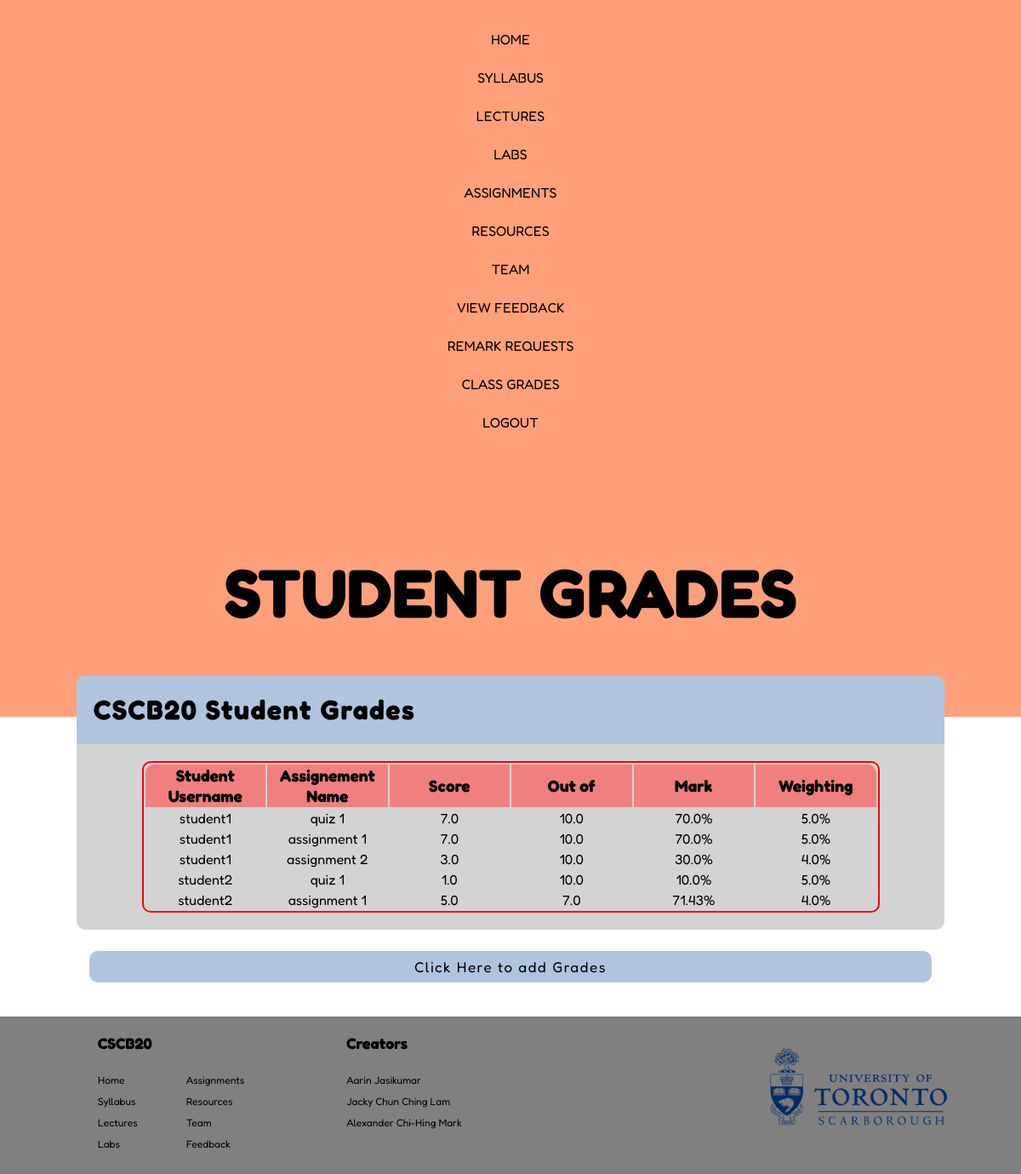
Screenshot of /studentGrades (signed in) with the database file from the repository.
### app.py (models this page shows)
class Assessments(db.Model):
    __tablename__ = 'Assessments'
    id = db.Column(db.Integer, primary_key = True)
    assignmentName= db.Column(db.String(20), nullable = False)
    score = db.Column(db.REAL, nullable=False)
    out_of = db.Column(db.REAL, nullable=False)
    mark = db.Column(db.REAL, nullable=False)
    weighting = db.Column(db.REAL, nullable=False)
    student_username = db.Column(db.String(20), db.ForeignKey('User.username'), nullable = False)
    regrade = db.Column(db.Text, nullable=False)
    def __repr__(self):
        return f"Assessments('{self.student_username}', '{self.assignmentName}', '{self.mark}')"

### app.py (the view)
@app.route('/studentGrades', methods = ['GET', 'POST'])
def studentGrades():
    if request.method == 'GET':
        query_assessment_result = query_assessment()
        print(query_assessment_result)
        return render_template('studentGrades.html',query_assessment_result = query_assessment_result)

### app.py (called while the page is built)
def query_assessment():
    user = session['person']
    print(user)
    if (user[1] == 'instructor'):
        query_assessment = Assessments.query.all()
        sorting(query_assessment)
    else:
        query_assessment = Assessments.query.filter_by(student_username = user[0])
    return query_assessment

def sorting(assessment_stuff):
    n = len(assessment_stuff)
    for i in range(n-1):
        for j in range(0, n-i-1):
            if assessment_stuff[j].student_username > assessment_stuff[j + 1].student_username :
                assessment_stuff[j], assessment_stuff[j + 1] = assessment_stuff[j + 1], assessment_stuff[j]

### templates/studentGrades.html (shortened to what this page needs)
{% extends "template.html" %}
{% block head %}
<!DOCTYPE html>
<html lang="en">
<head>
    <link rel="stylesheet" href="{{ url_for('static', filename='studentGrades.css') }}">
    <link rel="stylesheet" href="{{ url_for('static', filename='main.css') }}">
</head>
{% endblock %}
    {% block content %}
    <section id = "sub1" class = "subsection">
        <h1 class = "main-title">STUDENT GRADES</h1>
        <div class="card-container">
            <div class="cards">
                <div class="content">
                    <h2>CSCB20 Student Grades</h2>
                    <table class = "my_table">
                        <tr>
                            <th class = "top-left">Student Username</th>
                            <th>Assignement Name</th>
                            <th>Score</th>
                            <th>Out of</th>
                            <th>Mark</th>
                            <th class = "top-right">Weighting</th>
                        </tr>
                        {% for Assessments in query_assessment_result %}
                        <tr>
                          <td> {{ Assessments.student_username }}</td>
                          <td> {{ Assessments.assignmentName }}</td>
                          <td> {{ Assessments.score }}</td>
                          <td> {{ Assessments.out_of }}</td>
                          <td> {{ Assessments.mark }}%</td>
                          <td> {{ Assessments.weighting }}%</td>
                        </tr>
                        {% endfor %}
                    </table>
                </div>
            </div>
            <div class="content">
                <a href="{{ url_for('addgrades') }}" class="button">Click Here to add Grades</a>
            </div>
        </div>
    </section>
    {% endblock %}

### static/studentGrades.css (style rules this page uses)
.subsection { position: relative; display: flex; flex-direction: column; align-items: center; padding-bottom: 0; padding-top: 30px; }
.main-title { color: black; font-size: 500%; text-align: center; margin-top: 50px; margin-bottom: 0px; }
#sub1 { background-image: url("images/orange.png"); background-size: 100% 275px; background-repeat: no-repeat; }
.card-container { width: 85%; margin: 50px auto; margin-bottom: 20px; display: grid; grid-template-columns: auto; grid-gap: 25px; }
.cards { background-color: lightgray; box-shadow: 0px 4px 8px 0px (rgba(0,0,0.2)); border-radius: 10px; }
.content { display: grid; text-align: left; }
.content h2 { letter-spacing: 1.5px; background-color: lightsteelblue; height: 50px; margin: 0 0 ; padding-top: 20px; padding-bottom: 10px; padding-left: 20px; border-top-left-radius: 10px; border-top-right-radius: 10px; font-size: 200%; }
.content a { text-decoration: none; font-size: 17px; color: black; letter-spacing: 1.5px; display: inline-block; background-color: lightsteelblue; border-radius: 10px; padding: 8px 15px; margin: 0 15px; margin-bottom: 20px; }
.button { font-size: 100%; margin-top: 0px; background-color: lightcoral; border-radius: 10px; text-align: center; }
table { border: 1; table-layout: fixed; margin: 0px auto; margin-top: 20px; margin-bottom: 20px; width: 85%; border: 2px solid red; padding: 0; border-radius: 10px; }
th { width: 33%; background-color: lightcoral; text-align: center; font-size: 120%; height:40px }
td { text-align: center; }
.top-left { border-top-left-radius: 10px; }
.top-right { border-top-right-radius: 10px; }

### static/main.css (style rules this page uses)
* { font-family: 'Fredoka', sans-serif; }
body { margin: 0; }

### rows the page displays
Assessments: student_username "student1", assignmentName "quiz 1", score "7.0", out_of "10.0", mark "70.0", weighting "5.0"
Assessments: student_username "student1", assignmentName "assignment 1", score "7.0", out_of "10.0", mark "70.0", weighting "5.0"
Assessments: student_username "student1", assignmentName "assignment 2", score "3.0", out_of "10.0", mark "30.0", weighting "4.0"
Assessments: student_username "student2", assignmentName "quiz 1", score "1.0", out_of "10.0", mark "10.0", weighting "5.0"
Assessments: student_username "student2", assignmentName "assignment 1", score "5.0", out_of "7.0", mark "71.43", weighting "4.0"
